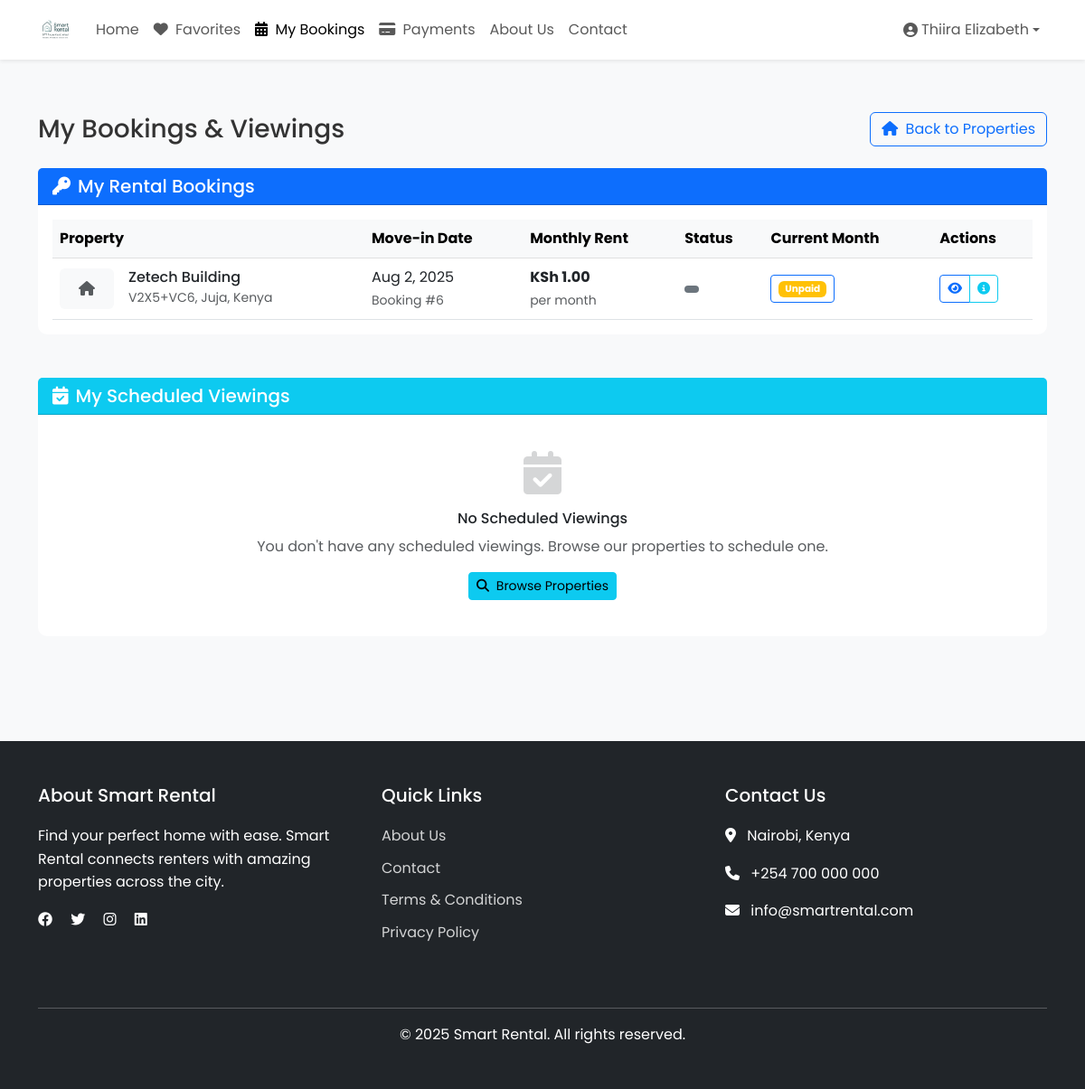
The page /smart_rental/my_bookings.php (signed in) on the database its author committed.
### tables this page shows
CREATE TABLE `rental_bookings` (
  `id` int(30) NOT NULL,
  `house_id` int(30) NOT NULL,
  `monthly_rent` decimal(15,2) NOT NULL,
  `landlord_id` int(30) NOT NULL,
  `user_id` int(30) NOT NULL,
  `start_date` date NOT NULL,
  `check_in_time` time DEFAULT NULL,
  `end_date` date NOT NULL,
  `check_out_time` time DEFAULT NULL,
  `special_requests` text DEFAULT NULL,
  `last_payment_date` date DEFAULT NULL,
  `next_payment_due` date DEFAULT NULL,
  `security_deposit` decimal(15,2) DEFAULT 0.00,
  `payment_status` enum('pending','partial','paid','refunded','cancelled') NOT NULL DEFAULT 'pending',
  `payment_method` varchar(50) DEFAULT NULL,
  `payment_reference` varchar(100) DEFAULT NULL,
  `status` enum('pending','confirmed','cancelled','completed','active') NOT NULL DEFAULT 'pending',
  `cancellation_reason` text DEFAULT NULL,
  `cancelled_by` enum('tenant','landlord','system') DEFAULT NULL,
  `documents` text DEFAULT NULL COMMENT 'JSON array of document paths',
  `created_at` timestamp NOT NULL DEFAULT current_timestamp(),
  `updated_at` timestamp NOT NULL DEFAULT current_timestamp() ON UPDATE current_timestamp()
);

CREATE TABLE `houses` (
  `id` int(30) NOT NULL,
  `landlord_id` int(30) NOT NULL,
  `house_no` varchar(50) NOT NULL,
  `category_id` int(30) NOT NULL,
  `description` text NOT NULL,
  `location` varchar(255) DEFAULT NULL,
  `city` varchar(100) DEFAULT NULL,
  `state` varchar(100) DEFAULT NULL,
  `country` varchar(100) DEFAULT NULL,
  `latitude` decimal(10,8) DEFAULT NULL,
  `longitude` decimal(11,8) DEFAULT NULL,
  `price` double NOT NULL,
  `security_deposit` decimal(10,2) DEFAULT NULL,
  `min_rental_period` int(11) DEFAULT 1 COMMENT 'In months',
  `max_rental_period` int(11) DEFAULT 12 COMMENT 'In months',
  `advance_rent_months` int(11) DEFAULT 1 COMMENT 'Number of months rent to pay in advance',
  `payment_cycle` enum('monthly','quarterly','annually') NOT NULL DEFAULT 'monthly',
  `late_fee_percentage` decimal(5,2) DEFAULT 5.00,
  `bedrooms` int(11) DEFAULT 0,
  `bathrooms` int(11) DEFAULT 0,
  `area` decimal(10,2) DEFAULT NULL,
  `image` varchar(255) DEFAULT NULL,
  `main_image` varchar(255) DEFAULT NULL,
  `featured` tinyint(1) DEFAULT 0,
  `status` tinyint(1) DEFAULT 1,
  `created_at` timestamp NOT NULL DEFAULT current_timestamp(),
  `updated_at` timestamp NOT NULL DEFAULT current_timestamp() ON UPDATE current_timestamp(),
  `address` text DEFAULT NULL,
  `total_units` int(11) NOT NULL DEFAULT 1,
  `available_units` int(11) NOT NULL DEFAULT 1
);

CREATE TABLE `monthly_rent_payments` (
  `id` int(11) NOT NULL,
  `booking_id` int(11) NOT NULL,
  `month` date NOT NULL COMMENT 'First day of the month (YYYY-MM-01)',
  `amount` decimal(15,2) NOT NULL,
  `status` enum('paid','unpaid','overdue') NOT NULL DEFAULT 'unpaid',
  `payment_type` varchar(50) DEFAULT 'monthly_rent',
  `is_first_payment` tinyint(1) DEFAULT 0,
  `security_deposit_amount` decimal(15,2) DEFAULT 0.00,
  `monthly_rent_amount` decimal(15,2) DEFAULT 0.00,
  `payment_date` datetime DEFAULT NULL,
  `payment_method` varchar(50) DEFAULT NULL,
  `transaction_id` varchar(255) DEFAULT NULL,
  `mpesa_receipt_number` varchar(50) DEFAULT NULL,
  `notes` text DEFAULT NULL,
  `created_at` timestamp NOT NULL DEFAULT current_timestamp(),
  `updated_at` timestamp NOT NULL DEFAULT current_timestamp() ON UPDATE current_timestamp()
);

### smart_rental/my_bookings.php (the view, shortened to what this page needs)
<?php
require_once '../config/db.php';
$stmt = $conn->prepare("
    SELECT pv.*,
           h.house_no as property_title,
           h.location as location,
           h.main_image as main_image
    FROM property_viewings pv
    LEFT JOIN houses h ON pv.property_id = h.id
    WHERE pv.user_id = ?
    ORDER BY pv.viewing_date DESC, pv.viewing_time DESC
");
$stmt->bind_param('i', $_SESSION['user_id']);
$stmt->execute();
$viewings = $stmt->get_result()->fetch_all(MYSQLI_ASSOC);
$stmt = $conn->prepare("
    SELECT rb.*,
           h.house_no as property_title,
           h.location as location,
           h.main_image as main_image,
           h.price as monthly_rent
    FROM rental_bookings rb
    LEFT JOIN houses h ON rb.house_id = h.id
    WHERE rb.user_id = ?
    ORDER BY rb.created_at DESC
");
$stmt->bind_param('i', $_SESSION['user_id']);
$stmt->execute();
$bookings = $stmt->get_result()->fetch_all(MYSQLI_ASSOC);
foreach ($bookings as &$booking) {
    $currentMonth = date('Y-m-01');
    $stmt = $conn->prepare("
        SELECT status, payment_date, amount
        FROM monthly_rent_payments
        WHERE booking_id = ? AND month = ?
    ");
    $stmt->bind_param('is', $booking['id'], $currentMonth);
    $stmt->execute();
    $result = $stmt->get_result()->fetch_assoc();
}
include 'includes/header.php';
?>
<div class="container py-5">
    <div class="d-flex justify-content-between align-items-center mb-4">
        <h1 class="h3 mb-0">My Bookings & Viewings</h1>
        <a href="index.php" class="btn btn-outline-primary">
            <i class="fas fa-home me-1"></i> Back to Properties
        </a>
    </div>
    <div class="card mb-5">
        <div class="card-header bg-primary text-white">
            <h5 class="mb-0">
                <i class="fas fa-key me-2"></i>My Rental Bookings
            </h5>
        </div>
        <div class="card-body">
            <?php if (empty($bookings)): ?>
                <div class="text-center py-4">
                    <div class="mb-3">
                        <i class="fas fa-home fa-3x text-muted opacity-25"></i>
                    </div>
                    <h6 class="mb-2">No Rental Bookings</h6>
                    <p class="text-muted mb-3">You don't have any active rental bookings. Browse our properties to make a booking.</p>
                    <a href="index.php" class="btn btn-primary btn-sm">
                        <i class="fas fa-search me-1"></i> Browse Properties
                    </a>
                </div>
            <?php else: ?>
                <div class="table-responsive">
                    <table class="table table-hover align-middle mb-0">
                        <thead class="table-light">
                            <tr>
                                <th>Property</th>
                                <th>Move-in Date</th>
                                <th>Monthly Rent</th>
                                <th>Status</th>
                                <th>Current Month</th>
                                <th>Actions</th>
                            </tr>
                        </thead>
                        <tbody>
                            <?php foreach ($bookings as $booking):
                                $statusClass = [
                                    'pending' => 'warning',
                                    'confirmed' => 'success',
                                    'cancelled' => 'danger',
                                    'completed' => 'secondary',
                                    'active' => 'info'
                                ][$booking['status']] ?? 'secondary';
                            ?>
                            <tr>
                                <td>
                                    <div class="d-flex align-items-center">
                                        <?php if (!empty($booking['main_image'])):
                                            $imagePath = '../uploads/' . $booking['main_image'];
                                            if (file_exists($imagePath)): ?>
                                            <img src="<?php echo htmlspecialchars($imagePath); ?>"
                                                 alt="<?php echo htmlspecialchars($booking['property_title']); ?>"
                                                 class="rounded me-3" style="width: 60px; height: 45px; object-fit: cover;">
                                            <?php else: ?>
                                            <div class="bg-light rounded me-3 d-flex align-items-center justify-content-center" style="width: 60px; height: 45px;">
                                                <i class="fas fa-home text-muted"></i>
                                            </div>
                                            <?php endif; ?>
                                        <?php else: ?>
                                            <div class="bg-light rounded me-3 d-flex align-items-center justify-content-center" style="width: 60px; height: 45px;">
                                                <i class="fas fa-home text-muted"></i>
                                            </div>
                                        <?php endif; ?>
                                        <div>
                                            <h6 class="mb-0"><?php echo htmlspecialchars($booking['property_title']); ?></h6>
                                            <small class="text-muted"><?php echo htmlspecialchars($booking['location']); ?></small>
                                        </div>
                                    </div>
                                </td>
                                <td>
                                    <div>
                                        <div><?php echo date('M j, Y', strtotime($booking['start_date'])); ?></div>
                                        <small class="text-muted">Booking #<?php echo $booking['id']; ?></small>
                                    </div>
                                </td>
                                <td>
                                    <div class="fw-bold">KSh <?php echo number_format($booking['monthly_rent'] ?? $booking['price'], 2); ?></div>
                                    <small class="text-muted">per month</small>
                                </td>
                                <td>
                                    <span class="badge bg-<?php echo $statusClass; ?>">
                                    </span>
                                </td>
                                <td>
                                    <button type="button"
                                            class="btn btn-sm btn-outline-primary payment-status-btn"
                                            data-booking-id="<?php echo $booking['id']; ?>"
                                            data-bs-toggle="modal"
                                            data-bs-target="#monthlyPaymentsModal"
                                            title="View Monthly Payments">
                                        <?php
                                        $statusClass = [
                                            'paid' => 'success',
                                            'unpaid' => 'warning',
                                            'overdue' => 'danger'
                                        ][$booking['current_month_status']['status']] ?? 'secondary';
                                        $statusText = [
                                            'paid' => 'Paid',
                                            'unpaid' => 'Unpaid',
                                            'overdue' => 'Overdue'
                                        ][$booking['current_month_status']['status']] ?? ucfirst($booking['current_month_status']['status']);
                                        echo '<span class="badge bg-' . $statusClass . '">' . $statusText . '</span>';
                                        ?>
                                    </button>
                                </td>
                                <td>
                                    <div class="btn-group btn-group-sm" role="group">
                                        <a href="property.php?id=<?php echo $booking['house_id']; ?>"
                                           class="btn btn-outline-primary"
                                           title="View Property">
                                            <i class="fas fa-eye"></i>
                                        </a>
                                        <a href="booking_details.php?id=<?php echo $booking['id']; ?>"
                                           class="btn btn-outline-info"
                                           title="View Details">
                                            <i class="fas fa-info-circle"></i>
                                        </a>
                                    </div>
                                </td>
                            </tr>
                            <?php endforeach; ?>
                        </tbody>
                    </table>
                </div>
            <?php endif; ?>
        </div>
    </div>
    <div class="card">
        <div class="card-header bg-info text-white">
            <h5 class="mb-0">
                <i class="fas fa-calendar-check me-2"></i>My Scheduled Viewings
            </h5>
        </div>
        <div class="card-body">
            <?php if (empty($viewings)): ?>
                <div class="text-center py-4">
                    <div class="mb-3">
                        <i class="fas fa-calendar-check fa-3x text-muted opacity-25"></i>
                    </div>
                    <h6 class="mb-2">No Scheduled Viewings</h6>
                    <p class="text-muted mb-3">You don't have any scheduled viewings. Browse our properties to schedule one.</p>
                    <a href="index.php" class="btn btn-info btn-sm">
                        <i class="fas fa-search me-1"></i> Browse Properties
                    </a>
                </div>
            <?php endif; ?>
        </div>
    </div>
</div>
<?php include 'includes/footer.php'; ?>

### smart_rental/assets/css/style.css (style rules this page uses)
body { font-family: 'Segoe UI', Tahoma, Geneva, Verdana, sans-serif; line-height: 1.6; color: #333; }

### smart_rental/includes/header.php (style rules this page uses)
:root { --primary-color: #0d6efd; --secondary-color: #6c757d; --success-color: #198754; --danger-color: #dc3545; --warning-color: #ffc107; --light-color: #f8f9fa; --dark-color: #212529; }
body { font-family: 'Poppins', sans-serif; padding-top: 76px; background-color: #f8f9fa; }
.btn-outline-primary { color: var(--primary-color); border-color: var(--primary-color); }
.bg-primary { background-color: var(--primary-color) !important; }
.card { border: none; border-radius: 10px; transition: transform 0.3s ease, box-shadow 0.3s ease; margin-bottom: 20px; }
.bg-light { background-color: #f8f9fa !important; }

### rows shown on the page
rental_bookings: house.house_no "Zetech Building", house.location "V2X5+VC6, Juja, Kenya", start_date "Aug 2, 2025", id "6", house.price "1.00"
monthly_rent_payments: status "Unpaid"

### other values the page prints
$_SESSION['user_name'] "Thiira Elizabeth"
